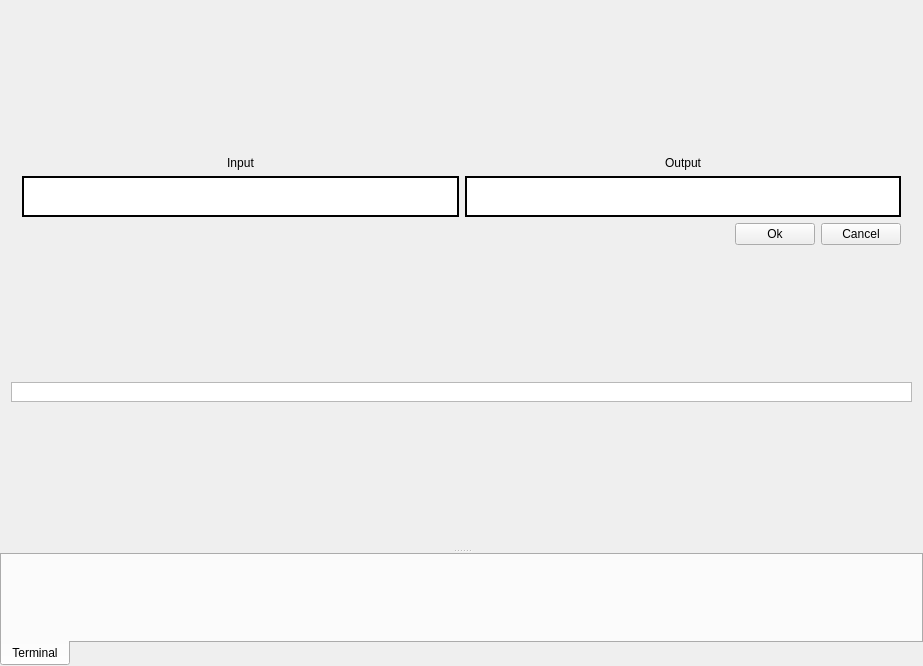
<?xml version="1.0" encoding="UTF-8"?>
<ui version="4.0">
 <class>CAlgoViWinMain</class>
 <widget class="QMainWindow" name="CAlgoViWinMain">
  <property name="windowModality">
   <enum>Qt::NonModal</enum>
  </property>
  <property name="geometry">
   <rect>
    <x>0</x>
    <y>0</y>
    <width>923</width>
    <height>666</height>
   </rect>
  </property>
  <property name="contextMenuPolicy">
   <enum>Qt::NoContextMenu</enum>
  </property>
  <property name="windowTitle">
   <string>AlgoVi | Beta 0.1</string>
  </property>
  <property name="toolButtonStyle">
   <enum>Qt::ToolButtonIconOnly</enum>
  </property>
  <property name="animated">
   <bool>true</bool>
  </property>
  <property name="tabShape">
   <enum>QTabWidget::Rounded</enum>
  </property>
  <property name="unifiedTitleAndToolBarOnMac">
   <bool>false</bool>
  </property>
  <widget class="QWidget" name="centralWidget">
   <property name="enabled">
    <bool>true</bool>
   </property>
   <layout class="QVBoxLayout" name="verticalLayout_3">
    <property name="spacing">
     <number>0</number>
    </property>
    <property name="leftMargin">
     <number>0</number>
    </property>
    <property name="topMargin">
     <number>0</number>
    </property>
    <property name="rightMargin">
     <number>0</number>
    </property>
    <property name="bottomMargin">
     <number>0</number>
    </property>
    <item>
     <widget class="QSplitter" name="splitter">
      <property name="orientation">
       <enum>Qt::Vertical</enum>
      </property>
      <widget class="QWidget" name="layoutWidget">
       <layout class="QVBoxLayout" name="TopWidgetsLayout">
        <property name="spacing">
         <number>3</number>
        </property>
        <item>
         <widget class="QWidget" name="ioWidget" native="true">
          <property name="minimumSize">
           <size>
            <width>0</width>
            <height>0</height>
           </size>
          </property>
          <property name="maximumSize">
           <size>
            <width>16777215</width>
            <height>100</height>
           </size>
          </property>
          <layout class="QVBoxLayout" name="verticalLayout_2">
           <property name="bottomMargin">
            <number>0</number>
           </property>
           <item>
            <layout class="QHBoxLayout" name="ioLayout">
             <property name="sizeConstraint">
              <enum>QLayout::SetDefaultConstraint</enum>
             </property>
             <item>
              <layout class="QVBoxLayout" name="inputLayout">
               <property name="sizeConstraint">
                <enum>QLayout::SetMaximumSize</enum>
               </property>
               <item>
                <widget class="QLabel" name="inputLabel">
                 <property name="text">
                  <string>Input</string>
                 </property>
                 <property name="alignment">
                  <set>Qt::AlignCenter</set>
                 </property>
                </widget>
               </item>
               <item>
                <widget class="QTextEdit" name="inputTextEdit">
                 <property name="sizePolicy">
                  <sizepolicy hsizetype="Expanding" vsizetype="Expanding">
                   <horstretch>0</horstretch>
                   <verstretch>0</verstretch>
                  </sizepolicy>
                 </property>
                 <property name="frameShape">
                  <enum>QFrame::WinPanel</enum>
                 </property>
                 <property name="frameShadow">
                  <enum>QFrame::Plain</enum>
                 </property>
                 <property name="lineWidth">
                  <number>1</number>
                 </property>
                </widget>
               </item>
              </layout>
             </item>
             <item>
              <layout class="QVBoxLayout" name="outputLayout">
               <item>
                <widget class="QLabel" name="outputLabel">
                 <property name="text">
                  <string>Output</string>
                 </property>
                 <property name="alignment">
                  <set>Qt::AlignCenter</set>
                 </property>
                </widget>
               </item>
               <item>
                <widget class="QTextEdit" name="outputTextEdit">
                 <property name="frameShape">
                  <enum>QFrame::WinPanel</enum>
                 </property>
                 <property name="frameShadow">
                  <enum>QFrame::Plain</enum>
                 </property>
                </widget>
               </item>
              </layout>
             </item>
            </layout>
           </item>
           <item>
            <layout class="QHBoxLayout" name="horizontalLayout">
             <property name="bottomMargin">
              <number>0</number>
             </property>
             <item>
              <spacer name="horizontalSpacer">
               <property name="orientation">
                <enum>Qt::Horizontal</enum>
               </property>
               <property name="sizeHint" stdset="0">
                <size>
                 <width>40</width>
                 <height>20</height>
                </size>
               </property>
              </spacer>
             </item>
             <item>
              <widget class="QPushButton" name="ioOkButton">
               <property name="text">
                <string>Ok</string>
               </property>
              </widget>
             </item>
             <item>
              <widget class="QPushButton" name="ioCancelButton">
               <property name="text">
                <string>Cancel</string>
               </property>
              </widget>
             </item>
            </layout>
           </item>
          </layout>
         </widget>
        </item>
        <item>
         <widget class="QGraphicsView" name="mGraphicsView">
          <property name="enabled">
           <bool>true</bool>
          </property>
          <property name="maximumSize">
           <size>
            <width>16777215</width>
            <height>20</height>
           </size>
          </property>
         </widget>
        </item>
       </layout>
      </widget>
      <widget class="QTabWidget" name="tabWidget">
       <property name="tabPosition">
        <enum>QTabWidget::South</enum>
       </property>
       <property name="currentIndex">
        <number>0</number>
       </property>
       <property name="elideMode">
        <enum>Qt::ElideNone</enum>
       </property>
       <property name="usesScrollButtons">
        <bool>true</bool>
       </property>
       <property name="documentMode">
        <bool>false</bool>
       </property>
       <property name="tabsClosable">
        <bool>false</bool>
       </property>
       <widget class="QWidget" name="tab">
        <property name="sizePolicy">
         <sizepolicy hsizetype="Expanding" vsizetype="Expanding">
          <horstretch>0</horstretch>
          <verstretch>0</verstretch>
         </sizepolicy>
        </property>
        <attribute name="title">
         <string>Terminal</string>
        </attribute>
        <layout class="QVBoxLayout" name="verticalLayout">
         <property name="leftMargin">
          <number>0</number>
         </property>
         <property name="topMargin">
          <number>0</number>
         </property>
         <property name="rightMargin">
          <number>0</number>
         </property>
         <property name="bottomMargin">
          <number>0</number>
         </property>
         <item>
          <widget class="NController::CTerminal" name="mTerminal" native="true">
           <property name="enabled">
            <bool>true</bool>
           </property>
           <property name="sizePolicy">
            <sizepolicy hsizetype="Expanding" vsizetype="Expanding">
             <horstretch>0</horstretch>
             <verstretch>0</verstretch>
            </sizepolicy>
           </property>
           <property name="minimumSize">
            <size>
             <width>0</width>
             <height>0</height>
            </size>
           </property>
           <property name="baseSize">
            <size>
             <width>0</width>
             <height>0</height>
            </size>
           </property>
           <property name="toolTipDuration">
            <number>-1</number>
           </property>
          </widget>
         </item>
        </layout>
       </widget>
      </widget>
     </widget>
    </item>
   </layout>
   <zorder>splitter_2</zorder>
   <zorder></zorder>
  </widget>
  <action name="actionExit">
   <property name="text">
    <string>Exit</string>
   </property>
  </action>
 </widget>
 <layoutdefault spacing="6" margin="11"/>
 <customwidgets>
  <customwidget>
   <class>NController::CTerminal</class>
   <extends>QWidget</extends>
   <header location="global">Controller/CTerminal.h</header>
   <container>1</container>
  </customwidget>
 </customwidgets>
 <resources/>
 <connections/>
</ui>
